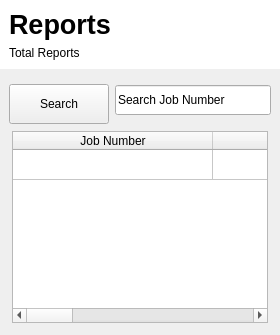
         <widget class="QWidget" name="reportsPage">
          <layout class="QVBoxLayout" name="verticalLayout_17">
           <property name="leftMargin">
            <number>0</number>
           </property>
           <property name="topMargin">
            <number>0</number>
           </property>
           <property name="rightMargin">
            <number>0</number>
           </property>
           <property name="bottomMargin">
            <number>0</number>
           </property>
           <item>
            <widget class="QWidget" name="widget_8" native="true">
             <property name="sizePolicy">
              <sizepolicy hsizetype="Preferred" vsizetype="MinimumExpanding">
               <horstretch>0</horstretch>
               <verstretch>0</verstretch>
              </sizepolicy>
             </property>
             <property name="maximumSize">
              <size>
               <width>16777215</width>
               <height>80</height>
              </size>
             </property>
             <property name="styleSheet">
              <string notr="true">background-color: rgb(255, 255, 255);</string>
             </property>
             <layout class="QVBoxLayout" name="verticalLayout_16">
              <item>
               <widget class="QLabel" name="label_21">
                <property name="font">
                 <font>
                  <pointsize>20</pointsize>
                  <weight>75</weight>
                  <bold>true</bold>
                 </font>
                </property>
                <property name="text">
                 <string>Reports</string>
                </property>
               </widget>
              </item>
              <item>
               <widget class="QLabel" name="totalReportsHeader">
                <property name="text">
                 <string>Total Reports </string>
                </property>
               </widget>
              </item>
             </layout>
            </widget>
           </item>
           <item>
            <widget class="QWidget" name="widget_9" native="true">
             <property name="minimumSize">
              <size>
               <width>0</width>
               <height>50</height>
              </size>
             </property>
             <property name="maximumSize">
              <size>
               <width>16777215</width>
               <height>50</height>
              </size>
             </property>
             <property name="styleSheet">
              <string notr="true"/>
             </property>
             <layout class="QHBoxLayout" name="horizontalLayout_5">
              <item>
               <widget class="QPushButton" name="pushButton_6">
                <property name="minimumSize">
                 <size>
                  <width>100</width>
                  <height>40</height>
                 </size>
                </property>
                <property name="text">
                 <string>Search</string>
                </property>
               </widget>
              </item>
              <item>
               <widget class="QLineEdit" name="lineEdit">
                <property name="minimumSize">
                 <size>
                  <width>0</width>
                  <height>30</height>
                 </size>
                </property>
                <property name="text">
                 <string>Search Job Number</string>
                </property>
               </widget>
              </item>
             </layout>
            </widget>
           </item>
           <item>
            <widget class="QWidget" name="widget_2" native="true">
             <property name="styleSheet">
              <string notr="true"/>
             </property>
             <layout class="QVBoxLayout" name="verticalLayout_18">
              <property name="spacing">
               <number>0</number>
              </property>
              <property name="leftMargin">
               <number>12</number>
              </property>
              <property name="topMargin">
               <number>0</number>
              </property>
              <property name="rightMargin">
               <number>12</number>
              </property>
              <property name="bottomMargin">
               <number>12</number>
              </property>
              <item>
               <widget class="QTableWidget" name="reportsTable">
                <property name="layoutDirection">
                 <enum>Qt::LeftToRight</enum>
                </property>
                <property name="styleSheet">
                 <string notr="true">QTableWidget.table-striped {
    border-collapse: collapse;
    border-spacing: 0;
    width: 100%;
    border: 1px solid #ddd;
}

QTableWidget.table-striped th,
table.table-striped td {
    text-align: left;
    padding: 8px;
}

table.table-striped tr:nth-child(even) {
    background-color: #f2f2f2;
}</string>
                </property>
                <property name="alternatingRowColors">
                 <bool>false</bool>
                </property>
                <property name="showGrid">
                 <bool>true</bool>
                </property>
                <property name="gridStyle">
                 <enum>Qt::SolidLine</enum>
                </property>
                <property name="sortingEnabled">
                 <bool>false</bool>
                </property>
                <attribute name="horizontalHeaderCascadingSectionResizes">
                 <bool>false</bool>
                </attribute>
                <attribute name="horizontalHeaderDefaultSectionSize">
                 <number>200</number>
                </attribute>
                <attribute name="horizontalHeaderHighlightSections">
                 <bool>true</bool>
                </attribute>
                <attribute name="horizontalHeaderShowSortIndicator" stdset="0">
                 <bool>false</bool>
                </attribute>
                <attribute name="horizontalHeaderStretchLastSection">
                 <bool>false</bool>
                </attribute>
                <attribute name="verticalHeaderVisible">
                 <bool>false</bool>
                </attribute>
                <attribute name="verticalHeaderCascadingSectionResizes">
                 <bool>false</bool>
                </attribute>
                <attribute name="verticalHeaderShowSortIndicator" stdset="0">
                 <bool>false</bool>
                </attribute>
                <attribute name="verticalHeaderStretchLastSection">
                 <bool>false</bool>
                </attribute>
                <row>
                 <property name="text">
                  <string>1</string>
                 </property>
                </row>
                <column>
                 <property name="text">
                  <string>Job Number</string>
                 </property>
                </column>
                <column>
                 <property name="text">
                  <string>Report Type </string>
                 </property>
                </column>
                <column>
                 <property name="text">
                  <string>Parameter</string>
                 </property>
                </column>
                <column>
                 <property name="text">
                  <string>Date Created </string>
                 </property>
                </column>
                <column>
                 <property name="text">
                  <string>Status</string>
                 </property>
                </column>
                <item row="0" column="0">
                 <property name="text">
                  <string/>
                 </property>
                </item>
               </widget>
              </item>
             </layout>
            </widget>
           </item>
          </layout>
         </widget>
